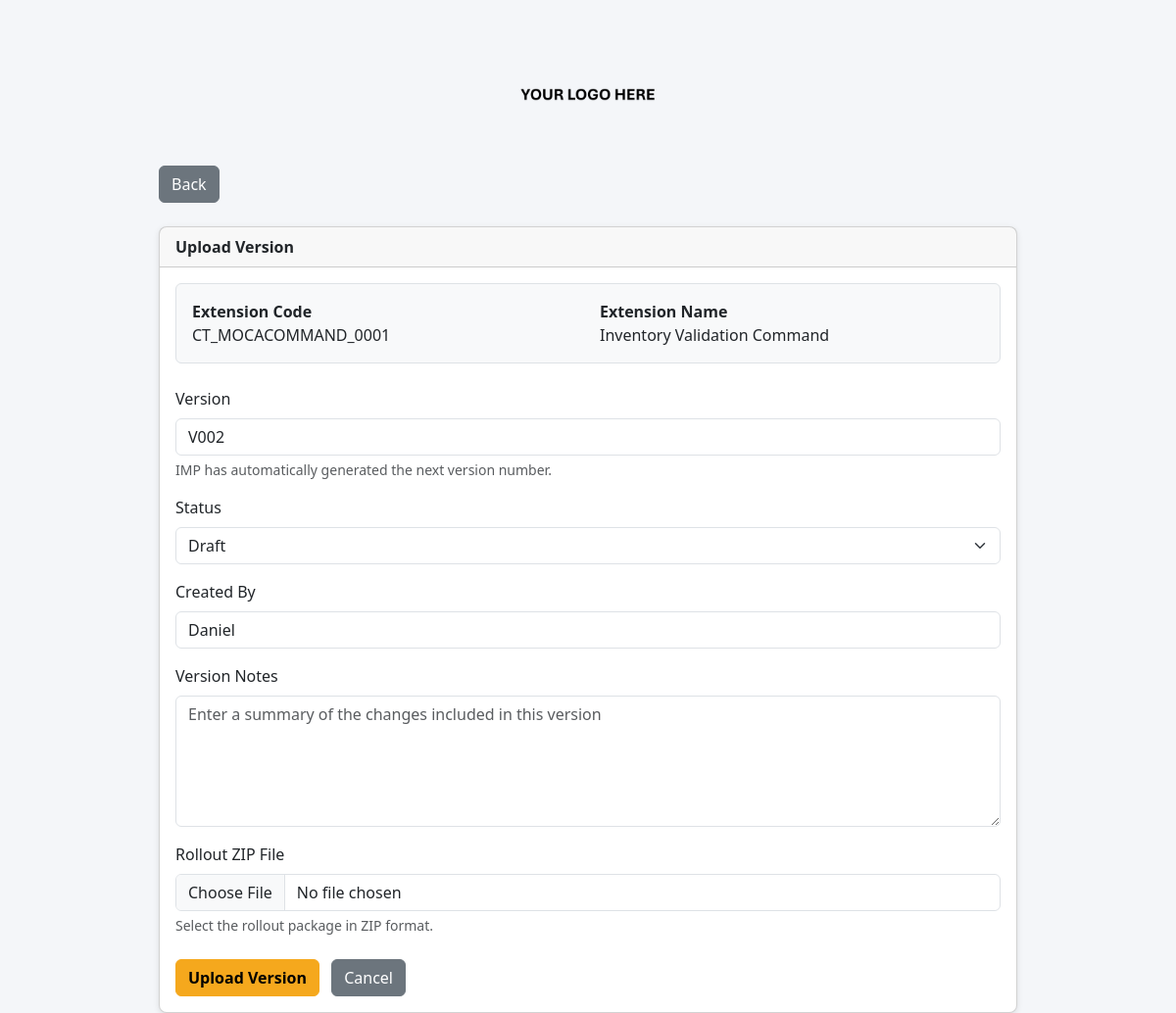
/extension/2/version/new, run on the app's committed database.
### tables this page shows
CREATE TABLE rollouts (
    rollout_id INTEGER PRIMARY KEY AUTOINCREMENT,
    rollout_code TEXT NOT NULL UNIQUE,
    rollout_name TEXT NOT NULL,
    scope TEXT NOT NULL,
    category_id INTEGER NOT NULL,
    description TEXT,
    created_by TEXT,
    created_date DATETIME DEFAULT CURRENT_TIMESTAMP,
    active INTEGER DEFAULT 1
);

### app/main.py (the view)
@app.get("/extension/{extension_id}/version/new")
def upload_version_page(
    request: Request,
    extension_id: int
):
    conn = sqlite3.connect(database)
    cursor = conn.cursor()
    try:
        cursor.execute("""
            SELECT
                rollout_code,
                rollout_name
            FROM rollouts
            WHERE rollout_id = ?
        """, (extension_id,))
        rollout = cursor.fetchone()
        if rollout is None:
            return RedirectResponse(
                url="/extensions",
                status_code=303
            )
        cursor.execute("""
            SELECT
                MAX(
                    CAST(
                        SUBSTR(version_number, 2)
                        AS INTEGER
                    )
                )
            FROM rollout_versions
            WHERE rollout_id = ?
        """, (extension_id,))
        latest_version_number = cursor.fetchone()[0]
        if latest_version_number is None:
            next_version = "V001"
        else:
            next_version = f"V{latest_version_number + 1:03d}"
        return templates.TemplateResponse(
            request,
            "upload_version.html",
            {
                "request": request,
                "extension_id": extension_id,
                "rollout_code": rollout[0],
                "rollout_name": rollout[1],
                "next_version": next_version,
                "error": None
            }
        )
    finally:
        conn.close()

### templates/upload_version.html (shortened to what this page needs)
<!DOCTYPE html>
<html lang="en">
<head>
    <link href="https://cdn.jsdelivr.net/npm/bootstrap@5/dist/css/bootstrap.min.css" rel="stylesheet">
</head>
<body>
    <div class="container mt-5">
        <div class="text-center">
            <img src="/static/images/Logo.png" class="img-fluid" style="max-width: 400px;" alt="Logo">
        </div>
        <a href="/extension/{{ extension_id }}" class="btn btn-secondary mt-4">
            Back
        </a>
        <div class="card mt-4">
            <div class="card-header">
                <strong>Upload Version</strong>
            </div>
            <div class="card-body">
                <div class="extension-summary mb-4">
                    <div class="row">
                        <div class="col-md-6">
                            <strong>Extension Code</strong>
                            <div>{{ rollout_code }}</div>
                        </div>
                        <div class="col-md-6">
                            <strong>Extension Name</strong>
                            <div>{{ rollout_name }}</div>
                        </div>
                    </div>
                </div>
                <form action="/extension/{{ extension_id }}/version/new" method="post" enctype="multipart/form-data">
                    <div class="mb-3">
                        <label for="version_number" class="form-label">
                            Version
                        </label>
                        <input type="text" id="version_number" name="version_number" class="form-control"
                            value="{{ next_version }}" readonly required>
                        <div class="form-text">
                            IMP has automatically generated the next version number.
                        </div>
                    </div>
                    <div class="mb-3">
                        <label for="status" class="form-label">
                            Status
                        </label>
                        <select id="status" name="status" class="form-select" required>
                            <option value="Draft" selected>
                                Draft
                            </option>
                        </select>
                    </div>
                    <div class="mb-3">
                        <label for="created_by" class="form-label">
                            Created By
                        </label>
                        <input type="text" id="created_by" name="created_by" class="form-control" value="Daniel"
                            required>
                    </div>
                    <div class="mb-3">
                        <label for="notes" class="form-label">
                            Version Notes
                        </label>
                        <textarea id="notes" name="notes" rows="5" class="form-control"
                            placeholder="Enter a summary of the changes included in this version"></textarea>
                    </div>
                    <div class="mb-4">
                        <label for="version_file" class="form-label">
                            Rollout ZIP File
                        </label>
                        <input type="file" id="version_file" name="version_file" class="form-control"
                            accept=".zip,application/zip" required>
                        <div class="form-text">
                            Select the rollout package in ZIP format.
                        </div>
                    </div>
                    <button type="submit" class="btn btn-warning">
                        Upload Version
                    </button>
                    <a href="/extension/{{ extension_id }}" class="btn btn-secondary ms-2">
                        Cancel
                    </a>
                </form>
            </div>
        </div>
    </div>
</body>
</html>

### templates/upload_version.html (style rules this page uses)
body { background-color: #f4f6f9; }
.container { max-width: 900px; }
.card { box-shadow: 0 2px 6px rgba(0, 0, 0, .1); border-radius: 8px; }
.btn-warning { background-color: #F5A81D; border-color: #F5A81D; color: black; font-weight: bold; }
.extension-summary { background-color: #f8f9fa; border: 1px solid #dee2e6; border-radius: 6px; padding: 16px; }

### data on the page
rollouts: rollout_code "CT_MOCACOMMAND_0001", rollout_name "Inventory Validation Command"
